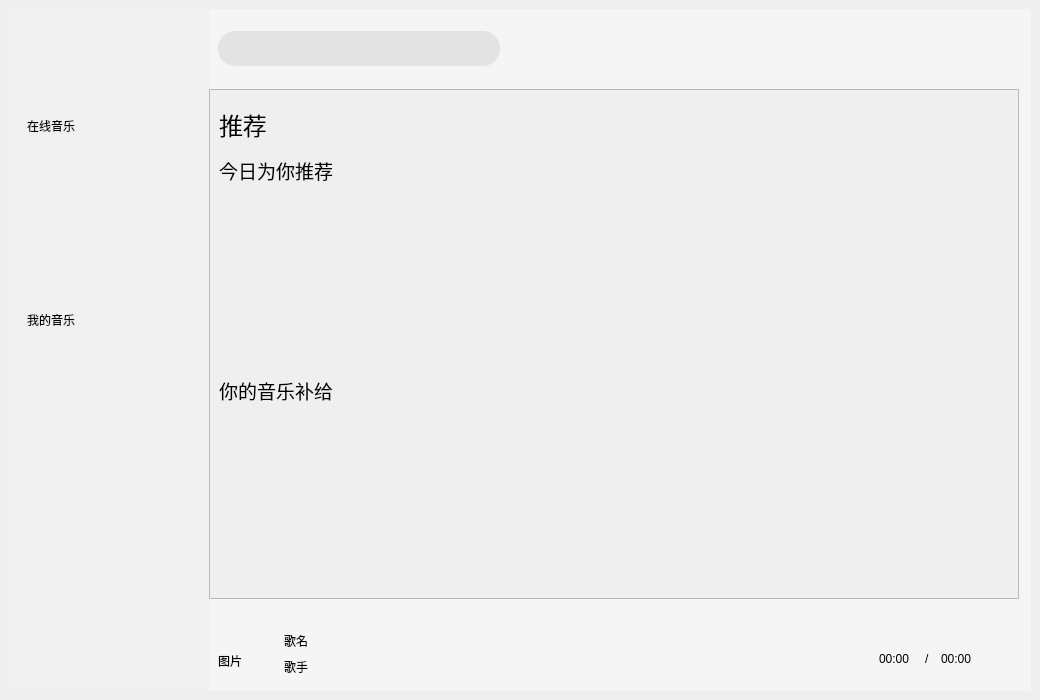
<?xml version="1.0" encoding="UTF-8"?>
<ui version="4.0">
 <class>QQMusic</class>
 <widget class="QWidget" name="QQMusic">
  <property name="geometry">
   <rect>
    <x>0</x>
    <y>0</y>
    <width>1040</width>
    <height>700</height>
   </rect>
  </property>
  <property name="windowTitle">
   <string>QQMusic</string>
  </property>
  <layout class="QVBoxLayout" name="verticalLayout">
   <property name="spacing">
    <number>6</number>
   </property>
   <property name="leftMargin">
    <number>9</number>
   </property>
   <property name="topMargin">
    <number>9</number>
   </property>
   <property name="rightMargin">
    <number>9</number>
   </property>
   <property name="bottomMargin">
    <number>9</number>
   </property>
   <item>
    <widget class="QWidget" name="background" native="true">
     <layout class="QVBoxLayout" name="verticalLayout_2">
      <property name="spacing">
       <number>0</number>
      </property>
      <property name="leftMargin">
       <number>0</number>
      </property>
      <property name="topMargin">
       <number>0</number>
      </property>
      <property name="rightMargin">
       <number>0</number>
      </property>
      <property name="bottomMargin">
       <number>0</number>
      </property>
      <item>
       <widget class="QWidget" name="head" native="true">
        <property name="minimumSize">
         <size>
          <width>0</width>
          <height>80</height>
         </size>
        </property>
        <property name="maximumSize">
         <size>
          <width>16777215</width>
          <height>80</height>
         </size>
        </property>
        <property name="styleSheet">
         <string notr="true"/>
        </property>
        <layout class="QHBoxLayout" name="horizontalLayout">
         <property name="spacing">
          <number>0</number>
         </property>
         <property name="leftMargin">
          <number>0</number>
         </property>
         <property name="topMargin">
          <number>0</number>
         </property>
         <property name="rightMargin">
          <number>0</number>
         </property>
         <property name="bottomMargin">
          <number>0</number>
         </property>
         <item>
          <widget class="QWidget" name="headLeft" native="true">
           <property name="minimumSize">
            <size>
             <width>200</width>
             <height>0</height>
            </size>
           </property>
           <property name="maximumSize">
            <size>
             <width>200</width>
             <height>16777215</height>
            </size>
           </property>
           <property name="styleSheet">
            <string notr="true">#headLeft
{
    background-color:#f0f0f0;
}</string>
           </property>
           <layout class="QHBoxLayout" name="horizontalLayout_2">
            <property name="spacing">
             <number>0</number>
            </property>
            <property name="leftMargin">
             <number>0</number>
            </property>
            <property name="topMargin">
             <number>0</number>
            </property>
            <property name="rightMargin">
             <number>0</number>
            </property>
            <property name="bottomMargin">
             <number>0</number>
            </property>
            <item>
             <widget class="QLabel" name="logo">
              <property name="styleSheet">
               <string notr="true">#logo
{
     background-repeat:no-repeat;
     background-image:url(:/images/Logo.png);
     background-position:center center;
}</string>
              </property>
              <property name="text">
               <string/>
              </property>
             </widget>
            </item>
           </layout>
          </widget>
         </item>
         <item>
          <widget class="QWidget" name="headRight" native="true">
           <property name="styleSheet">
            <string notr="true">#headRight
{
    background-color:#F5F5F5;   /*设置背景颜色*/
}</string>
           </property>
           <layout class="QHBoxLayout" name="horizontalLayout_3">
            <property name="spacing">
             <number>0</number>
            </property>
            <property name="leftMargin">
             <number>0</number>
            </property>
            <property name="topMargin">
             <number>0</number>
            </property>
            <property name="rightMargin">
             <number>0</number>
            </property>
            <property name="bottomMargin">
             <number>0</number>
            </property>
            <item>
             <widget class="QWidget" name="searchBox" native="true">
              <property name="minimumSize">
               <size>
                <width>300</width>
                <height>0</height>
               </size>
              </property>
              <property name="maximumSize">
               <size>
                <width>300</width>
                <height>16777215</height>
               </size>
              </property>
              <property name="styleSheet">
               <string notr="true"/>
              </property>
              <layout class="QHBoxLayout" name="horizontalLayout_4">
               <item>
                <widget class="QLineEdit" name="lineEdit">
                 <property name="minimumSize">
                  <size>
                   <width>0</width>
                   <height>35</height>
                  </size>
                 </property>
                 <property name="styleSheet">
                  <string notr="true">#lineEdit
{
    background-color:#E3E3E3;
    border-radius:17px;   /*搜索框设置圆角效果*/
    padding-left:17px;     /*文字到搜索框左侧边距*/
}</string>
                 </property>
                </widget>
               </item>
              </layout>
             </widget>
            </item>
            <item>
             <widget class="QWidget" name="settingBox" native="true">
              <property name="styleSheet">
               <string notr="true">QPushButton
{
        background-repeat:no-repeat;
        background-position: center center;
        border:none;
}

QPushButton:hover
{
     background-color:rgba(230, 0, 0, 0.5);
}</string>
              </property>
              <layout class="QHBoxLayout" name="horizontalLayout_5">
               <item>
                <spacer name="horizontalSpacer">
                 <property name="orientation">
                  <enum>Qt::Horizontal</enum>
                 </property>
                 <property name="sizeHint" stdset="0">
                  <size>
                   <width>458</width>
                   <height>20</height>
                  </size>
                 </property>
                </spacer>
               </item>
               <item>
                <widget class="QPushButton" name="skin">
                 <property name="minimumSize">
                  <size>
                   <width>30</width>
                   <height>30</height>
                  </size>
                 </property>
                 <property name="maximumSize">
                  <size>
                   <width>30</width>
                   <height>30</height>
                  </size>
                 </property>
                 <property name="styleSheet">
                  <string notr="true">#skin
{
    background-image:url(:/images/skin.png);
}</string>
                 </property>
                 <property name="text">
                  <string/>
                 </property>
                </widget>
               </item>
               <item>
                <widget class="QPushButton" name="min">
                 <property name="minimumSize">
                  <size>
                   <width>30</width>
                   <height>30</height>
                  </size>
                 </property>
                 <property name="maximumSize">
                  <size>
                   <width>30</width>
                   <height>30</height>
                  </size>
                 </property>
                 <property name="styleSheet">
                  <string notr="true">#min
{
    background-image:url(:/images/min.png);
}</string>
                 </property>
                 <property name="text">
                  <string/>
                 </property>
                </widget>
               </item>
               <item>
                <widget class="QPushButton" name="max">
                 <property name="minimumSize">
                  <size>
                   <width>30</width>
                   <height>30</height>
                  </size>
                 </property>
                 <property name="maximumSize">
                  <size>
                   <width>30</width>
                   <height>30</height>
                  </size>
                 </property>
                 <property name="styleSheet">
                  <string notr="true">#max
{
    background-image:url(:/images/max.png);
}</string>
                 </property>
                 <property name="text">
                  <string/>
                 </property>
                </widget>
               </item>
               <item>
                <widget class="QPushButton" name="quit">
                 <property name="minimumSize">
                  <size>
                   <width>30</width>
                   <height>30</height>
                  </size>
                 </property>
                 <property name="maximumSize">
                  <size>
                   <width>30</width>
                   <height>30</height>
                  </size>
                 </property>
                 <property name="styleSheet">
                  <string notr="true">#quit
{
    background-image:url(:/images/quit.png);
}</string>
                 </property>
                 <property name="text">
                  <string/>
                 </property>
                </widget>
               </item>
              </layout>
             </widget>
            </item>
           </layout>
          </widget>
         </item>
        </layout>
       </widget>
      </item>
      <item>
       <widget class="QWidget" name="body" native="true">
        <property name="styleSheet">
         <string notr="true"/>
        </property>
        <layout class="QHBoxLayout" name="horizontalLayout_6">
         <property name="spacing">
          <number>0</number>
         </property>
         <property name="leftMargin">
          <number>0</number>
         </property>
         <property name="topMargin">
          <number>0</number>
         </property>
         <property name="rightMargin">
          <number>0</number>
         </property>
         <property name="bottomMargin">
          <number>0</number>
         </property>
         <item>
          <widget class="QWidget" name="bodyLeft" native="true">
           <property name="minimumSize">
            <size>
             <width>200</width>
             <height>0</height>
            </size>
           </property>
           <property name="maximumSize">
            <size>
             <width>200</width>
             <height>16777215</height>
            </size>
           </property>
           <property name="styleSheet">
            <string notr="true">#bodyLeft
{
    background-color:#F0F0F0;
}</string>
           </property>
           <layout class="QVBoxLayout" name="verticalLayout_3">
            <property name="spacing">
             <number>0</number>
            </property>
            <property name="leftMargin">
             <number>0</number>
            </property>
            <property name="topMargin">
             <number>0</number>
            </property>
            <property name="rightMargin">
             <number>0</number>
            </property>
            <property name="bottomMargin">
             <number>0</number>
            </property>
            <item>
             <widget class="QWidget" name="leftBox" native="true">
              <property name="minimumSize">
               <size>
                <width>0</width>
                <height>400</height>
               </size>
              </property>
              <property name="maximumSize">
               <size>
                <width>16777215</width>
                <height>400</height>
               </size>
              </property>
              <property name="styleSheet">
               <string notr="true"/>
              </property>
              <layout class="QVBoxLayout" name="verticalLayout_4">
               <property name="rightMargin">
                <number>0</number>
               </property>
               <item>
                <widget class="QWidget" name="onlineMusic" native="true">
                 <property name="styleSheet">
                  <string notr="true"/>
                 </property>
                 <layout class="QVBoxLayout" name="verticalLayout_6">
                  <item>
                   <widget class="QLabel" name="onlineMusicText">
                    <property name="text">
                     <string>在线音乐</string>
                    </property>
                   </widget>
                  </item>
                  <item>
                   <widget class="BtForm" name="rec" native="true">
                    <property name="styleSheet">
                     <string notr="true"/>
                    </property>
                   </widget>
                  </item>
                  <item>
                   <widget class="BtForm" name="radio" native="true">
                    <property name="styleSheet">
                     <string notr="true"/>
                    </property>
                   </widget>
                  </item>
                  <item>
                   <widget class="BtForm" name="music" native="true">
                    <property name="styleSheet">
                     <string notr="true"/>
                    </property>
                   </widget>
                  </item>
                 </layout>
                </widget>
               </item>
               <item>
                <widget class="QWidget" name="myMusic" native="true">
                 <property name="styleSheet">
                  <string notr="true"/>
                 </property>
                 <layout class="QVBoxLayout" name="verticalLayout_5">
                  <item>
                   <widget class="QLabel" name="myMusicText">
                    <property name="text">
                     <string>我的音乐</string>
                    </property>
                   </widget>
                  </item>
                  <item>
                   <widget class="BtForm" name="like" native="true"/>
                  </item>
                  <item>
                   <widget class="BtForm" name="local" native="true"/>
                  </item>
                  <item>
                   <widget class="BtForm" name="recent" native="true"/>
                  </item>
                 </layout>
                </widget>
               </item>
              </layout>
             </widget>
            </item>
            <item>
             <spacer name="verticalSpacer">
              <property name="orientation">
               <enum>Qt::Vertical</enum>
              </property>
              <property name="sizeHint" stdset="0">
               <size>
                <width>20</width>
                <height>231</height>
               </size>
              </property>
             </spacer>
            </item>
           </layout>
          </widget>
         </item>
         <item>
          <widget class="QWidget" name="bodyRight" native="true">
           <property name="styleSheet">
            <string notr="true">#bodyRight
{
     background-color:#F5F5F5
}</string>
           </property>
           <layout class="QVBoxLayout" name="verticalLayout_7">
            <property name="spacing">
             <number>0</number>
            </property>
            <property name="leftMargin">
             <number>0</number>
            </property>
            <property name="topMargin">
             <number>0</number>
            </property>
            <property name="rightMargin">
             <number>5</number>
            </property>
            <property name="bottomMargin">
             <number>0</number>
            </property>
            <item>
             <widget class="QStackedWidget" name="stackedWidget">
              <widget class="QWidget" name="recPage">
               <widget class="QScrollArea" name="scrollArea">
                <property name="geometry">
                 <rect>
                  <x>0</x>
                  <y>0</y>
                  <width>810</width>
                  <height>510</height>
                 </rect>
                </property>
                <property name="styleSheet">
                 <string notr="true">QScrollBar:vertical
{
    border:none;
    width: 10px;
    background-color:#FFFFFF;
    margin: 0px 0px 0px 0px;
}

QScrollBar::handle:vertical
{
    width:10px;
    background-color:#E3E3E3;
    border-radius:5px;
    min-height: 20px;
}
</string>
                </property>
                <property name="widgetResizable">
                 <bool>true</bool>
                </property>
                <widget class="QWidget" name="scrollAreaWidgetContents_2">
                 <property name="geometry">
                  <rect>
                   <x>0</x>
                   <y>0</y>
                   <width>808</width>
                   <height>508</height>
                  </rect>
                 </property>
                 <layout class="QVBoxLayout" name="verticalLayout_8">
                  <item>
                   <widget class="QLabel" name="recText">
                    <property name="minimumSize">
                     <size>
                      <width>0</width>
                      <height>50</height>
                     </size>
                    </property>
                    <property name="maximumSize">
                     <size>
                      <width>16777215</width>
                      <height>50</height>
                     </size>
                    </property>
                    <property name="font">
                     <font>
                      <pointsize>18</pointsize>
                     </font>
                    </property>
                    <property name="text">
                     <string>推荐</string>
                    </property>
                   </widget>
                  </item>
                  <item>
                   <widget class="QLabel" name="recMusicText">
                    <property name="minimumSize">
                     <size>
                      <width>0</width>
                      <height>30</height>
                     </size>
                    </property>
                    <property name="maximumSize">
                     <size>
                      <width>16777215</width>
                      <height>30</height>
                     </size>
                    </property>
                    <property name="font">
                     <font>
                      <pointsize>14</pointsize>
                     </font>
                    </property>
                    <property name="text">
                     <string>今日为你推荐</string>
                    </property>
                   </widget>
                  </item>
                  <item>
                   <widget class="RecBox" name="recMusicBox" native="true"/>
                  </item>
                  <item>
                   <widget class="QLabel" name="supplyMusicText">
                    <property name="minimumSize">
                     <size>
                      <width>0</width>
                      <height>30</height>
                     </size>
                    </property>
                    <property name="maximumSize">
                     <size>
                      <width>16777215</width>
                      <height>30</height>
                     </size>
                    </property>
                    <property name="font">
                     <font>
                      <pointsize>14</pointsize>
                     </font>
                    </property>
                    <property name="text">
                     <string>你的音乐补给</string>
                    </property>
                   </widget>
                  </item>
                  <item>
                   <widget class="RecBox" name="supplyMuscBox" native="true"/>
                  </item>
                 </layout>
                </widget>
               </widget>
              </widget>
              <widget class="QWidget" name="radioPage">
               <widget class="QLabel" name="label_2">
                <property name="geometry">
                 <rect>
                  <x>310</x>
                  <y>140</y>
                  <width>54</width>
                  <height>12</height>
                 </rect>
                </property>
                <property name="text">
                 <string>page2</string>
                </property>
               </widget>
              </widget>
              <widget class="QWidget" name="musicPage">
               <widget class="QLabel" name="label_3">
                <property name="geometry">
                 <rect>
                  <x>380</x>
                  <y>270</y>
                  <width>54</width>
                  <height>12</height>
                 </rect>
                </property>
                <property name="text">
                 <string>page3</string>
                </property>
               </widget>
              </widget>
              <widget class="CommonPage" name="likePage"/>
              <widget class="CommonPage" name="localPage"/>
              <widget class="CommonPage" name="recentPage"/>
             </widget>
            </item>
            <item>
             <widget class="MusicSlider" name="progressBar" native="true">
              <property name="minimumSize">
               <size>
                <width>0</width>
                <height>30</height>
               </size>
              </property>
              <property name="maximumSize">
               <size>
                <width>16777215</width>
                <height>30</height>
               </size>
              </property>
              <property name="styleSheet">
               <string notr="true"/>
              </property>
             </widget>
            </item>
            <item>
             <widget class="QWidget" name="controlBox" native="true">
              <property name="minimumSize">
               <size>
                <width>0</width>
                <height>60</height>
               </size>
              </property>
              <property name="maximumSize">
               <size>
                <width>16777215</width>
                <height>60</height>
               </size>
              </property>
              <property name="styleSheet">
               <string notr="true"/>
              </property>
              <layout class="QHBoxLayout" name="horizontalLayout_7">
               <property name="spacing">
                <number>0</number>
               </property>
               <property name="leftMargin">
                <number>0</number>
               </property>
               <property name="topMargin">
                <number>0</number>
               </property>
               <property name="rightMargin">
                <number>0</number>
               </property>
               <property name="bottomMargin">
                <number>5</number>
               </property>
               <item>
                <widget class="QWidget" name="play1" native="true">
                 <property name="styleSheet">
                  <string notr="true"/>
                 </property>
                 <layout class="QGridLayout" name="gridLayout">
                  <property name="topMargin">
                   <number>0</number>
                  </property>
                  <item row="0" column="0" rowspan="2">
                   <widget class="QLabel" name="musicCover">
                    <property name="minimumSize">
                     <size>
                      <width>60</width>
                      <height>60</height>
                     </size>
                    </property>
                    <property name="maximumSize">
                     <size>
                      <width>60</width>
                      <height>60</height>
                     </size>
                    </property>
                    <property name="text">
                     <string>图片</string>
                    </property>
                   </widget>
                  </item>
                  <item row="0" column="1">
                   <widget class="QLabel" name="musicName">
                    <property name="text">
                     <string>歌名</string>
                    </property>
                   </widget>
                  </item>
                  <item row="1" column="1">
                   <widget class="QLabel" name="musicSinger">
                    <property name="text">
                     <string>歌手</string>
                    </property>
                   </widget>
                  </item>
                 </layout>
                </widget>
               </item>
               <item>
                <widget class="QWidget" name="play2" native="true">
                 <property name="styleSheet">
                  <string notr="true">QPushButton
{
    border:none;
    background-repeat:no-repeat;
    background-position:center center;
}

QPushButton:hover
{
    background-color:rgba(220, 220, 220, 0.5);
}</string>
                 </property>
                 <layout class="QHBoxLayout" name="horizontalLayout_8">
                  <item>
                   <widget class="QPushButton" name="playMode">
                    <property name="minimumSize">
                     <size>
                      <width>30</width>
                      <height>30</height>
                     </size>
                    </property>
                    <property name="maximumSize">
                     <size>
                      <width>30</width>
                      <height>30</height>
                     </size>
                    </property>
                    <property name="styleSheet">
                     <string notr="true"/>
                    </property>
                    <property name="text">
                     <string/>
                    </property>
                   </widget>
                  </item>
                  <item>
                   <widget class="QPushButton" name="playUp">
                    <property name="minimumSize">
                     <size>
                      <width>30</width>
                      <height>30</height>
                     </size>
                    </property>
                    <property name="maximumSize">
                     <size>
                      <width>30</width>
                      <height>30</height>
                     </size>
                    </property>
                    <property name="styleSheet">
                     <string notr="true">#playUp
{
    background-image:url(:/images/up.png);
}</string>
                    </property>
                    <property name="text">
                     <string/>
                    </property>
                   </widget>
                  </item>
                  <item>
                   <widget class="QPushButton" name="play">
                    <property name="minimumSize">
                     <size>
                      <width>30</width>
                      <height>30</height>
                     </size>
                    </property>
                    <property name="maximumSize">
                     <size>
                      <width>30</width>
                      <height>30</height>
                     </size>
                    </property>
                    <property name="styleSheet">
                     <string notr="true"/>
                    </property>
                    <property name="text">
                     <string/>
                    </property>
                   </widget>
                  </item>
                  <item>
                   <widget class="QPushButton" name="playDown">
                    <property name="minimumSize">
                     <size>
                      <width>30</width>
                      <height>30</height>
                     </size>
                    </property>
                    <property name="maximumSize">
                     <size>
                      <width>30</width>
                      <height>30</height>
                     </size>
                    </property>
                    <property name="styleSheet">
                     <string notr="true">#playDown
{
    background-image:url(:/images/down.png);
}</string>
                    </property>
                    <property name="text">
                     <string/>
                    </property>
                   </widget>
                  </item>
                  <item>
                   <widget class="QPushButton" name="volume">
                    <property name="minimumSize">
                     <size>
                      <width>30</width>
                      <height>30</height>
                     </size>
                    </property>
                    <property name="maximumSize">
                     <size>
                      <width>30</width>
                      <height>30</height>
                     </size>
                    </property>
                    <property name="styleSheet">
                     <string notr="true">#volume
{
    background-image:url(:/images/volumn.png);
}</string>
                    </property>
                    <property name="text">
                     <string/>
                    </property>
                   </widget>
                  </item>
                  <item>
                   <widget class="QPushButton" name="addLocal">
                    <property name="minimumSize">
                     <size>
                      <width>30</width>
                      <height>30</height>
                     </size>
                    </property>
                    <property name="maximumSize">
                     <size>
                      <width>30</width>
                      <height>30</height>
                     </size>
                    </property>
                    <property name="styleSheet">
                     <string notr="true">#addLocal
{
    background-image:url(:/images/add.png);
}</string>
                    </property>
                    <property name="text">
                     <string/>
                    </property>
                   </widget>
                  </item>
                 </layout>
                </widget>
               </item>
               <item>
                <widget class="QWidget" name="play3" native="true">
                 <property name="styleSheet">
                  <string notr="true"/>
                 </property>
                 <layout class="QHBoxLayout" name="horizontalLayout_9">
                  <item>
                   <widget class="QLabel" name="labelNull">
                    <property name="text">
                     <string/>
                    </property>
                   </widget>
                  </item>
                  <item>
                   <widget class="QLabel" name="currentTime">
                    <property name="maximumSize">
                     <size>
                      <width>40</width>
                      <height>16777215</height>
                     </size>
                    </property>
                    <property name="text">
                     <string>00:00</string>
                    </property>
                   </widget>
                  </item>
                  <item>
                   <widget class="QLabel" name="line">
                    <property name="maximumSize">
                     <size>
                      <width>10</width>
                      <height>16777215</height>
                     </size>
                    </property>
                    <property name="text">
                     <string>/</string>
                    </property>
                   </widget>
                  </item>
                  <item>
                   <widget class="QLabel" name="totalTime">
                    <property name="maximumSize">
                     <size>
                      <width>40</width>
                      <height>16777215</height>
                     </size>
                    </property>
                    <property name="text">
                     <string>00:00</string>
                    </property>
                   </widget>
                  </item>
                  <item>
                   <widget class="QPushButton" name="lrcWord">
                    <property name="minimumSize">
                     <size>
                      <width>30</width>
                      <height>30</height>
                     </size>
                    </property>
                    <property name="maximumSize">
                     <size>
                      <width>30</width>
                      <height>30</height>
                     </size>
                    </property>
                    <property name="styleSheet">
                     <string notr="true">#lrcWord:hover
{
    background-color:rgba(220, 220, 220, 0.5);
}

#lrcWord
{
    border : none;
    background-image:url(&quot;:/images/ci.png&quot;);
    background-repeat:no-repeat;
    background-position: center center;
}

</string>
                    </property>
                    <property name="text">
                     <string/>
                    </property>
                   </widget>
                  </item>
                 </layout>
                </widget>
               </item>
              </layout>
             </widget>
            </item>
           </layout>
          </widget>
         </item>
        </layout>
       </widget>
      </item>
     </layout>
    </widget>
   </item>
  </layout>
 </widget>
 <customwidgets>
  <customwidget>
   <class>BtForm</class>
   <extends>QWidget</extends>
   <header location="global">btform.h</header>
   <container>1</container>
  </customwidget>
  <customwidget>
   <class>RecBox</class>
   <extends>QWidget</extends>
   <header location="global">recbox.h</header>
   <container>1</container>
  </customwidget>
  <customwidget>
   <class>CommonPage</class>
   <extends>QWidget</extends>
   <header location="global">commonpage.h</header>
   <container>1</container>
  </customwidget>
  <customwidget>
   <class>MusicSlider</class>
   <extends>QWidget</extends>
   <header location="global">musicslider.h</header>
   <container>1</container>
  </customwidget>
 </customwidgets>
 <resources/>
 <connections/>
</ui>
